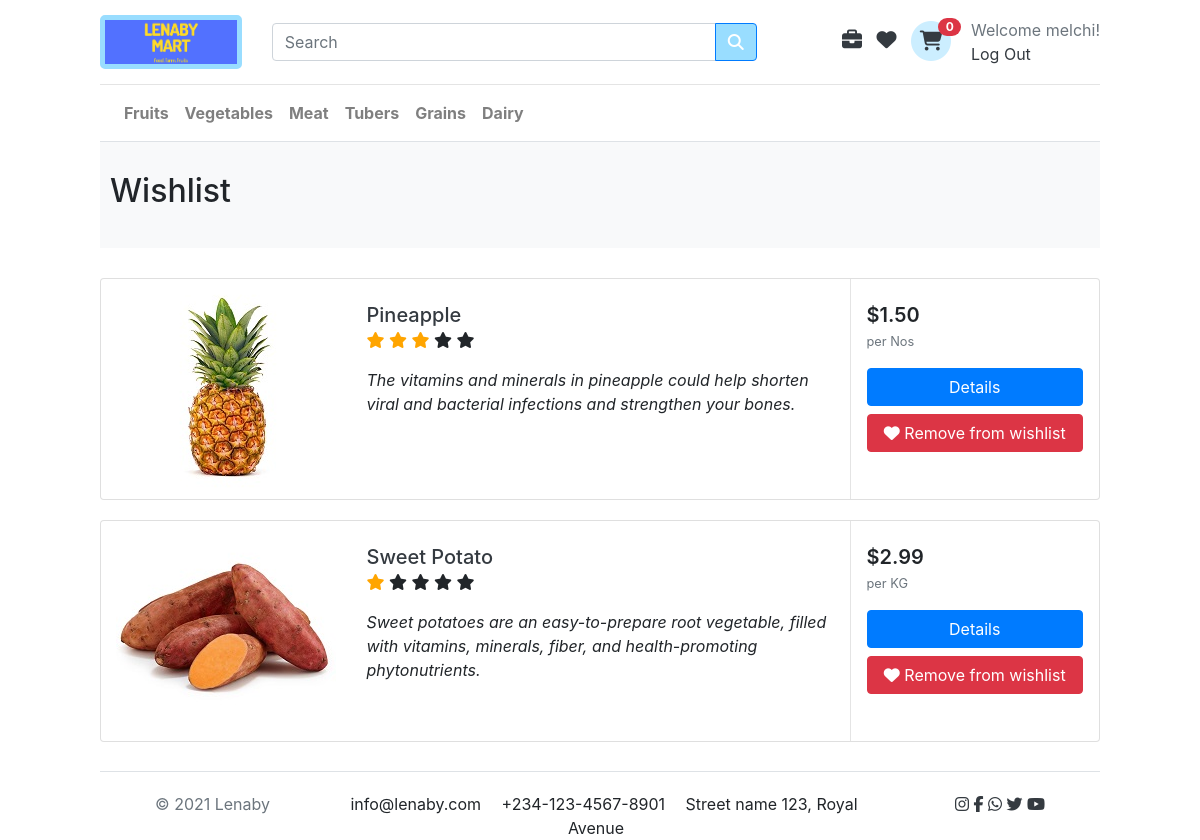
Screenshot of /wishlist (signed in) with the database file from the repository.
### mart/models.py (models this page shows, shortened)
class Order(models.Model):
    creator = models.ForeignKey(settings.AUTH_USER_MODEL, on_delete=models.CASCADE)
    ordered_date = models.DateTimeField(auto_now_add=True)
    status = models.BooleanField(default=False)
    order_number = models.CharField(max_length=6, blank=True, null=True)
    @property
    def item_total(self):
        order_items = self.orderitem_set.all()
        total = 0
        for item in order_items:
            total += item.quantity
        return total

class User(AbstractUser):
    pass

class Wishlist(models.Model):
    creator = models.ForeignKey(settings.AUTH_USER_MODEL, on_delete=models.CASCADE)
    product = models.ForeignKey(Product, on_delete=models.CASCADE)

class Product(models.Model):
    CATEGORY = [
        ('FR', 'Fruits'),
        ('VG', 'Vegetables'),
        ('MT', 'Meat'),
        ('GR', 'Grains'),
        ('TU', 'Tubers'),
        ('DY', 'Dairy'),
    ]
    name = models.CharField(max_length=30)
    uom = models.CharField(max_length=10)
    price = models.DecimalField(max_digits=6, decimal_places=2,null=True, blank=True)
    category = models.CharField(max_length=2, choices=CATEGORY, default='FR',)
    long_description = models.TextField(max_length=200)
    stock = models.IntegerField(default=0)
    image = models.ImageField(upload_to='', blank=True, null=True)
    @property
    def avg_rating(self):
        reviews = self.reviews_set.all().aggregate(Avg('rating'))
        if not self.reviews_set.all():
            return 1
        return reviews.get('rating__avg', 1)

### mart/views.py (the view)
# urls.py: path("wishlist", views.wishlist, name="wishlist"),
@login_required
def wishlist(request):
    if request.user.is_authenticated:
        order, create = Order.objects.get_or_create(creator=request.user, status=False)
        items = OrderItem.objects.filter(order=order).all()
    else:
        items = []
        order = {'cart_total': 0, 'item_total': 0}
    return render(request, "mart/wishlist.html", {
        "lists": Wishlist.objects.filter(creator=request.user).all(),
        "items": items,
        "order": order,
    })

### mart/templates/mart/wishlist.html (shortened to what this page needs)
{% extends "mart/layout.html" %}
{% load static %}
{% block body %}
    <section class="section-pagetop bg">
        <h2 class="title-page">Wishlist</h2>
    </section>
    <main class="category-container">
        {% for list in lists %}
        <article class="card card-product-list">
            <div class="row no-gutters">
                <aside class="col-md-3 img-wrap">
                    <a href="{% url 'product' list.product.id %}">
                        <img src="{{ list.product.image.url }}">
                    </a>
                </aside>
                <div class="col-md-6">
                    <div class="info-main">
                        <a href="#" class="h5 title">{{ list.product.name }}</a>
                        {% if list.product.avg_rating == 1 %}
                        <div class="rating-wrap mb-3">
                            <span class="fa fa-star checked"></span>
                            <span class="fa fa-star"></span>
                            <span class="fa fa-star"></span>
                            <span class="fa fa-star"></span>
                            <span class="fa fa-star"></span>
                        </div>
                        {% elif list.product.avg_rating == 3 %}
                        <div class="rating-wrap mb-3">
                            <span class="fa fa-star checked"></span>
                            <span class="fa fa-star checked"></span>
                            <span class="fa fa-star checked"></span>
                            <span class="fa fa-star"></span>
                            <span class="fa fa-star"></span>
                        </div>
                        {% endif %}
                        <p><em> {{ list.product.long_description }} </em></p>
                    </div>
                </div>
                <aside class="col-sm-3">
                    <div class="info-aside">
                        <div class="price-wrap">
                            <span class="price h5"> ${{ list.product.price }}</span>
                        </div>
                        <p class="text-success"><small class="text-muted"> per {{ list.product.uom }} </small></p>
                        <p>
                            <a href="{% url 'product' list.product.id %}" class="btn btn-primary btn-block"> Details </a>
                            <button name="{{ list.product.id }}" id="remove-wishlist" class="btn btn-danger btn-block"><i class="fa fa-heart"></i>
                                Remove from wishlist
                            </button>
                        </p>
                    </div>
                </aside>
            </div>
        </article>
        {% endfor %}
	</main>
{% endblock %}

### mart/templates/mart/layout.html (shortened to what this page needs)
{% load static %}
<!DOCTYPE html>
    <head>
        <link rel="stylesheet" href="https://stackpath.bootstrapcdn.com/bootstrap/4.4.1/css/bootstrap.min.css">
        <link href="{% static 'mart/styles.css' %}" rel="stylesheet">
    </head>
    <body>
        <div id="page-container">
            <div id="content-wrap">
                <nav class="main-header navbar-expand navbar-white navbar-light" style="border-bottom:1px solid #e4e4e4 !important; padding: 15px 0;">
                    <div class="row align-items-center">
                        <div class="col-lg-2 col-6">
                            <a href="{% url 'index' %}">
                                <img src="{% static 'mart/LogoCopy.png' %}" alt="Logo" style="width:100%; border-radius:5px; border:5px solid #99ddff;">
                            </a>
                        </div>
                        <div class="col-lg-6 col-12 col-sm-12">
                            <form method="get" action="{% url 'results' %}" class="search">
                                <div class="input-group w-100">
                                    <input name="q" value="{{ request.GET.q }}" type="text" class="form-control" placeholder="Search">
                                    <div class="input-group-append">
                                      <button class="btn btn-primary" type="submit" style="background-color:#99ddff;">
                                        <i class="fa fa-search"></i>
                                      </button>
                                    </div>
                                </div>
                            </form>
                        </div>
                        <div class="col-lg-4 col-sm-6 col-12">
                            <div class="float-lg-right">
                                <ul class="navbar-nav ml-auto">
                                    {% if user.is_authenticated %}
                                    <li style="padding-right:5px; padding-top:3px">
                                        {% if user.is_staff %}
                                        <a href="{% url 'stock' %}"><i class="fas fa-briefcase fa-lg" style="padding: 0 5px;" ></i></a>
                                        {% endif %}
                                        <a href="{% url 'wishlist' %}"><i class="fa fa-heart fa-lg" style="padding: 0 5px;" ></i></a>
                                        <div style="display: inline-block; vertical-align: middle; position: relative;">
                                            <a href="{% url 'cart' %}"><span class="fa-stack fa-lg">
                                            <i class="fa fa-circle fa-stack-2x"  style="color:#cceeff"></i>
                                            <i class="fa fa-shopping-cart fa-stack-1x"></i>
                                        </span><span id="cart-count" class="badge badge-pill badge-danger" style="position:absolute; top:-3px; right:-5px">{{ order.item_total }}</span></a>
                                        </div>
                                    </li>
                                    {% endif %}
                                    <li>
                                        <div style="margin-left: 10px;">
                                            <span class="text-muted">Welcome {{ user.username }}!</span>
                                            {% if user.is_authenticated %}
                                            <div>
                                                <a href="{% url 'logout' %}">Log Out</a>
                                            </div>
                                            {% else %}
                                            <div>
                                                <a href="{% url 'login' %}">Sign In</a> |
                                                <a href="{% url 'register' %}"> Register</a>
                                            </div>
                                            {% endif %}
                                        </div>
                                    </li>
                                </ul>
                            </div>
                        </div>
                    </div>
                </nav>
                <nav class="navbar navbar-main navbar-expand-lg navbar-light border-bottom">
                  <div>
                    <div class="collapse navbar-collapse" id="main_nav">
                      <ul class="navbar-nav">
                        <li class="nav-item">
                            <strong><a class="nav-link" href="{% url 'category' 'FR' %}">Fruits</a></strong>
                        </li>
                        <li class="nav-item">
                            <strong><a class="nav-link" href="{% url 'category' 'VG' %}">Vegetables</a></strong>
                        </li>
                        <li class="nav-item">
                            <strong><a class="nav-link" href="{% url 'category' 'MT' %}">Meat</a></strong>
                        </li>
                        <li class="nav-item">
                            <strong><a class="nav-link" href="{% url 'category' 'TU' %}">Tubers</a></strong>
                        </li>
                        <li class="nav-item">
                            <strong><a class="nav-link" href="{% url 'category' 'GR' %}">Grains</a></strong>
                        </li>
                        <li class="nav-item">
                            <strong><a class="nav-link" href="{% url 'category' 'DY' %}">Dairy</a></strong>
                        </li>
                      </ul>
                    </div>
                  </div>
                </nav>
                <div class="body">
                    {% block body %}
                    {% endblock %}
                </div>
            </div>
            <section id="footer" class="footer-bottom border-top row">
                <div class="col-md-2">
                    <p class="text-muted"> © 2021 Lenaby </p>
                </div>
                <div class="col-md-8 text-md-center">
                    <span class="px-2">info@lenaby.com</span>
                    <span class="px-2">+234-123-4567-8901</span>
                    <span class="px-2">Street name 123, Royal Avenue</span>
                </div>
                <div class="col-md-2 text-md-right text-muted">
                    <a href="#"><i class="fa fa-instagram"></i></a>
                    <a href="#"><i class="fa fa-facebook"></i></a>
                    <a href="#"><i class="fa fa-whatsapp"></i></a>
                    <a href="#"><i class="fa fa-twitter"></i></a>
                    <a href="#"><i class="fa fa-youtube-play"></i></a>
                </div>
            </section>
        </div>
    </body>
</html>

### mart/static/mart/styles.css (style rules this page uses)
body { padding: 0px 100px 20px 100px; line-height: 1.5; }
.img-wrap { text-align:center; overflow: hidden; }
.price { font-weight: 600; color: #212529; }
.footer-bottom { padding:0 40px 0 40px; }
a { color:#343a40; }
.footer-bottom { padding-top: 20px; padding-bottom: 20px; margin: auto; }
#page-container { position: relative; min-height: 100vh; }
#content-wrap { padding-bottom: 2.5rem; }
#footer { position: absolute; bottom: 0; width: 100%; height: 2.5rem; }
.section-pagetop { padding: 30px 10px; }
.bg { background-color: #f8f9fa; }
.checked { color: orange; }
.category-container { margin: 3% 0; }
.card-product-list { margin-bottom: 20px; }
.card-product-list .info-aside { padding: 1.5rem 1rem; border-left: 1px solid #e4e4e4; height: 100%; }
.info-main { padding: 1.5rem 1rem; }
@media (min-width: 768px) { .col-md-3 { flex: 0 0 25%; max-width: 100%; } }

### rows the page displays
Order: item_total "0"
User: username "melchi"
Wishlist: product.image (picture), product.name "Pineapple", product.long_description "The vitamins and minerals in pineapple could help shorten viral and bacterial infections and strengthen your bones.", product.price "1.50", product.uom "Nos"
Wishlist: product.image (picture), product.name "Sweet Potato", product.long_description "Sweet potatoes are an easy-to-prepare root vegetable, filled with vitamins, minerals, fiber, and health-promoting phytonutrients.", product.price "2.99", product.uom "KG"
